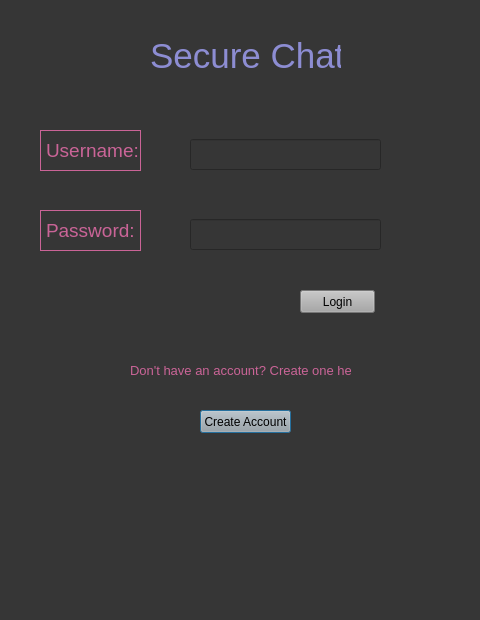
<?xml version="1.0" encoding="UTF-8"?>
<ui version="4.0">
 <class>Dialog</class>
 <widget class="QDialog" name="Dialog">
  <property name="geometry">
   <rect>
    <x>0</x>
    <y>0</y>
    <width>480</width>
    <height>620</height>
   </rect>
  </property>
  <property name="windowTitle">
   <string>Secure Chat - Login</string>
  </property>
  <property name="windowOpacity">
   <double>0.990000000000000</double>
  </property>
  <property name="styleSheet">
   <string notr="true">background-color:rgb(54, 54, 54)</string>
  </property>
  <widget class="QLabel" name="titleLabel">
   <property name="geometry">
    <rect>
     <x>150</x>
     <y>30</y>
     <width>191</width>
     <height>51</height>
    </rect>
   </property>
   <property name="styleSheet">
    <string notr="true">font-size:26pt; color:rgb(141, 141, 211)</string>
   </property>
   <property name="text">
    <string>Secure Chat</string>
   </property>
  </widget>
  <widget class="QLabel" name="username_label">
   <property name="geometry">
    <rect>
     <x>40</x>
     <y>130</y>
     <width>101</width>
     <height>41</height>
    </rect>
   </property>
   <property name="styleSheet">
    <string notr="true">font-size: 14pt;color:rgb(202, 100, 151)</string>
   </property>
   <property name="frameShape">
    <enum>QFrame::Box</enum>
   </property>
   <property name="text">
    <string>Username:</string>
   </property>
   <property name="scaledContents">
    <bool>true</bool>
   </property>
   <property name="wordWrap">
    <bool>true</bool>
   </property>
  </widget>
  <widget class="QLineEdit" name="username">
   <property name="geometry">
    <rect>
     <x>190</x>
     <y>139</y>
     <width>191</width>
     <height>31</height>
    </rect>
   </property>
   <property name="styleSheet">
    <string notr="true">color:rgb(232, 232, 232);font-size:14pt;</string>
   </property>
  </widget>
  <widget class="QLineEdit" name="password">
   <property name="geometry">
    <rect>
     <x>190</x>
     <y>219</y>
     <width>191</width>
     <height>31</height>
    </rect>
   </property>
   <property name="styleSheet">
    <string notr="true">color:rgb(232, 232, 232);font-size:14pt;</string>
   </property>
  </widget>
  <widget class="QLabel" name="password_label">
   <property name="geometry">
    <rect>
     <x>40</x>
     <y>210</y>
     <width>101</width>
     <height>41</height>
    </rect>
   </property>
   <property name="styleSheet">
    <string notr="true">font-size: 14pt;color:rgb(202, 100, 151)</string>
   </property>
   <property name="frameShape">
    <enum>QFrame::Box</enum>
   </property>
   <property name="text">
    <string>Password:</string>
   </property>
  </widget>
  <widget class="QLabel" name="username_label_2">
   <property name="geometry">
    <rect>
     <x>130</x>
     <y>350</y>
     <width>221</width>
     <height>41</height>
    </rect>
   </property>
   <property name="styleSheet">
    <string notr="true">font-size: 10pt;color:rgb(202, 100, 151)</string>
   </property>
   <property name="text">
    <string>Don't have an account? Create one here!</string>
   </property>
  </widget>
  <widget class="QPushButton" name="createAccountButton">
   <property name="geometry">
    <rect>
     <x>200</x>
     <y>410</y>
     <width>91</width>
     <height>23</height>
    </rect>
   </property>
   <property name="styleSheet">
    <string notr="true">background-color:rgb(167, 167, 167)</string>
   </property>
   <property name="text">
    <string>Create Account</string>
   </property>
  </widget>
  <widget class="QPushButton" name="loginButton">
   <property name="geometry">
    <rect>
     <x>300</x>
     <y>290</y>
     <width>75</width>
     <height>23</height>
    </rect>
   </property>
   <property name="styleSheet">
    <string notr="true">background-color:rgb(167, 167, 167)</string>
   </property>
   <property name="text">
    <string>Login</string>
   </property>
  </widget>
 </widget>
 <resources/>
 <connections/>
</ui>
